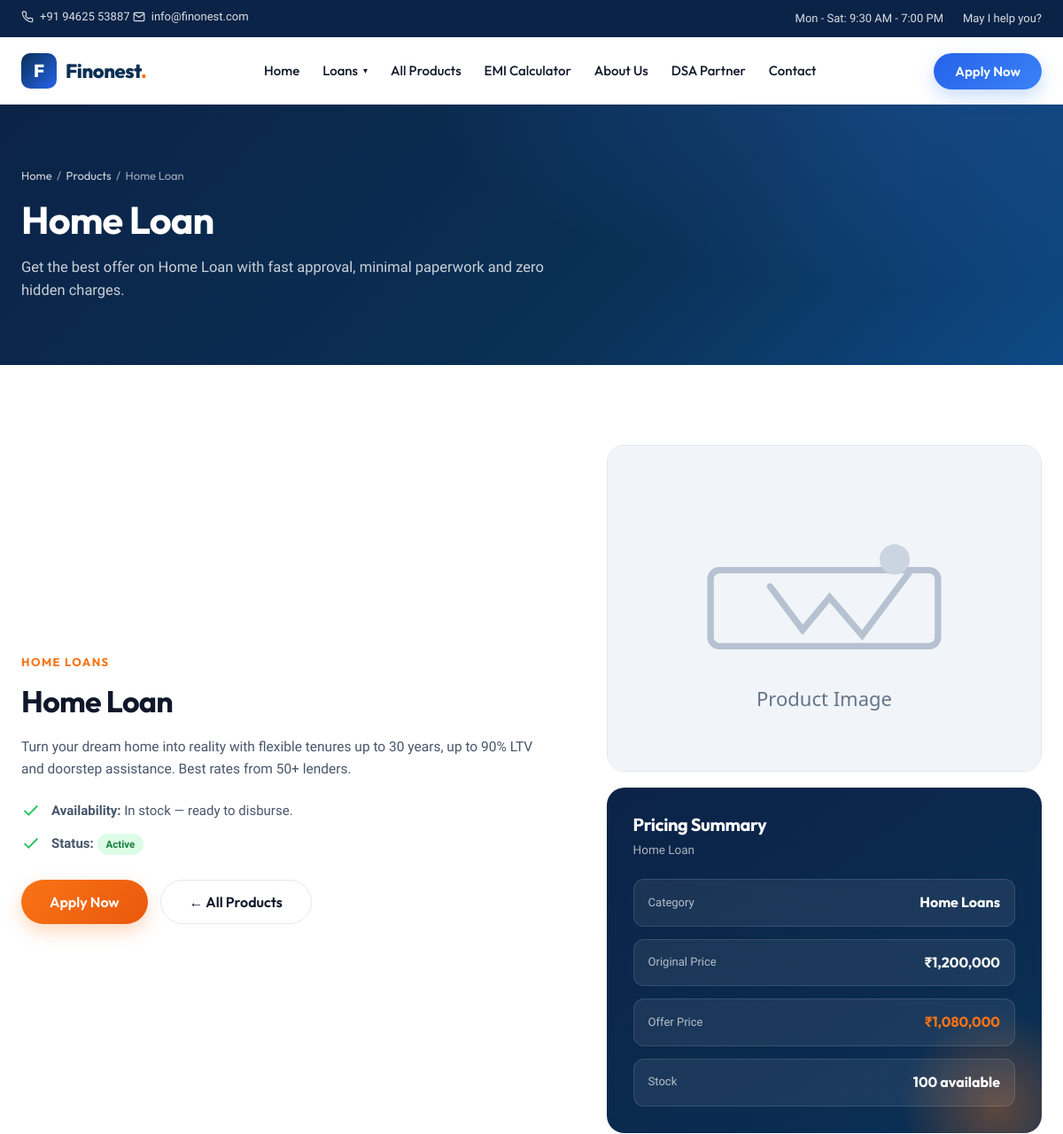
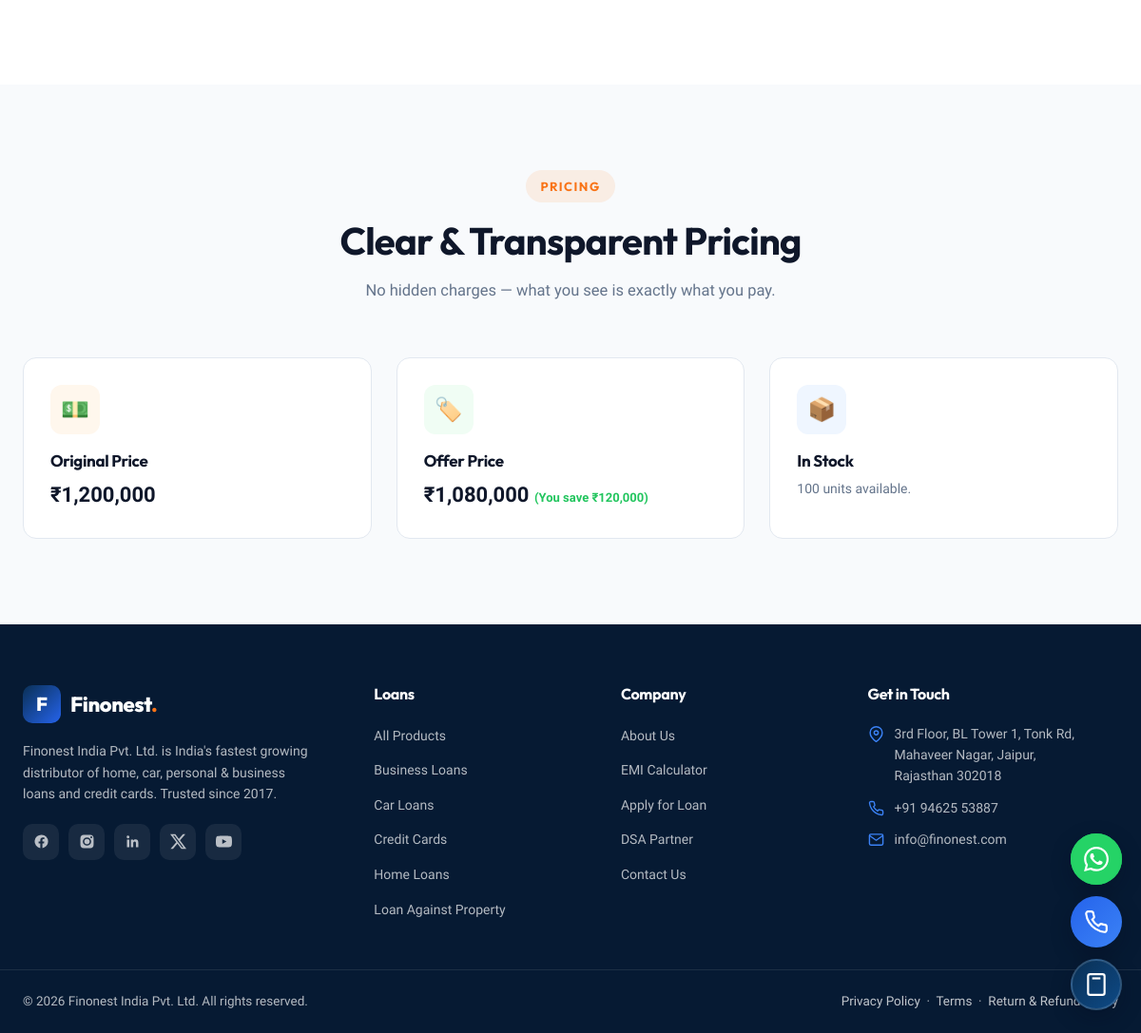
Screenshot of /product-details.php?id=1 with the database file from the repository (2 pictures, top to bottom).
### tables this page shows
CREATE TABLE IF NOT EXISTS products (
  id INT UNSIGNED NOT NULL AUTO_INCREMENT,
  product_name VARCHAR(200) NOT NULL,
  category_id INT UNSIGNED NOT NULL,
  description TEXT DEFAULT NULL,
  price DECIMAL(12,2) NOT NULL DEFAULT 0.00,
  discount_price DECIMAL(12,2) DEFAULT NULL,
  image VARCHAR(255) DEFAULT NULL,
  stock_quantity INT NOT NULL DEFAULT 0,
  status TINYINT(1) NOT NULL DEFAULT 1 COMMENT '1=Active, 0=Inactive',
  created_at TIMESTAMP DEFAULT CURRENT_TIMESTAMP,
  updated_at TIMESTAMP DEFAULT CURRENT_TIMESTAMP ON UPDATE CURRENT_TIMESTAMP,
  PRIMARY KEY (id),
  KEY idx_category_id (category_id),
  KEY idx_status (status),
  CONSTRAINT fk_products_category
    FOREIGN KEY (category_id) REFERENCES categories (id)
    ON DELETE RESTRICT ON UPDATE CASCADE
);

CREATE TABLE IF NOT EXISTS categories (
  id INT UNSIGNED NOT NULL AUTO_INCREMENT,
  category_name VARCHAR(150) NOT NULL,
  description TEXT DEFAULT NULL,
  status TINYINT(1) NOT NULL DEFAULT 1 COMMENT '1=Active, 0=Inactive',
  created_at TIMESTAMP DEFAULT CURRENT_TIMESTAMP,
  updated_at TIMESTAMP DEFAULT CURRENT_TIMESTAMP ON UPDATE CURRENT_TIMESTAMP,
  PRIMARY KEY (id),
  UNIQUE KEY uq_category_name (category_name),
  INDEX idx_status (status)
);

### includes/functions.php (called while the page is built, shortened)
<?php
function e(?string $value): string
{
    return htmlspecialchars((string) $value, ENT_QUOTES, 'UTF-8');
}
function inr($amount): string
{
    return '₹' . number_format((float) round((float) $amount), 0, '.', ',');
}
function default_product_image(): string
{
    return 'uploads/products/default-product.svg';
}
function product_image_url(?string $image): string
{
    return default_product_image();
}

### product-details.php (the view, shortened to what this page needs)
<?php
require_once __DIR__ . '/config/database.php';
require_once __DIR__ . '/includes/functions.php';
$id = (int) get('id');
$product = null;
if ($id > 0) {
    $stmt = $pdo->prepare(
        'SELECT p.*, c.category_name
         FROM products p
         LEFT JOIN categories c ON c.id = p.category_id
         WHERE p.id = ? AND p.status = 1
         LIMIT 1'
    );
    $stmt->execute([$id]);
    $product = $stmt->fetch();
}
    ?>
    <?php
$isDiscounted = !empty($product['discount_price']);
$inStock      = (int) $product['stock_quantity'] > 0;
$activePage = 'product-details.php';
require __DIR__ . '/includes/site_header.php';
?>
<section class="page-hero">
  <div class="container">
    <div class="crumbs"><a href="index.php">Home</a> &nbsp;/&nbsp; <a href="products.php">Products</a> &nbsp;/&nbsp; <?= e($product['product_name']) ?></div>
    <h1><?= e($product['product_name']) ?></h1>
    <p>Get the best offer on <?= e($product['product_name']) ?> with fast approval, minimal paperwork and zero hidden charges.</p>
  </div>
</section>
<section class="section">
  <div class="container two-col">
    <div class="col-text">
      <div class="ct-eyebrow"><?= e($product['category_name'] ?? 'Product') ?></div>
      <h2><?= e($product['product_name']) ?></h2>
      <p><?= nl2br(e($product['description'])) ?></p>
      <ul class="check-list green" style="margin-top:22px">
        <li>
          <svg viewBox="0 0 24 24" fill="none" stroke="currentColor" stroke-width="2"><polyline points="20 6 9 17 4 12"/></svg>
          <span><strong>Availability:</strong> <?= $inStock ? 'In stock — ready to disburse.' : 'Currently out of stock.' ?></span>
        </li>
        <li>
          <svg viewBox="0 0 24 24" fill="none" stroke="currentColor" stroke-width="2"><polyline points="20 6 9 17 4 12"/></svg>
          <span><strong>Status:</strong> <span class="badge <?= $inStock ? 'badge-green' : 'badge-grey' ?>"><?= $inStock ? 'Active' : 'Out of Stock' ?></span></span>
        </li>
      </ul>
      <div class="hero-cta" style="margin-top:28px">
        <a href="apply.php" class="btn btn-orange btn-lg">Apply Now</a>
        <a href="products.php" class="btn btn-ghost btn-lg">← All Products</a>
      </div>
    </div>
    <div class="col-visual">
      <img src="<?= e(product_image_url($product['image'])) ?>" alt="<?= e($product['product_name']) ?>"
           style="width:100%;border-radius:var(--radius-lg);border:1px solid var(--border)" />
      <div class="info-card" style="margin-top:18px">
        <h3>Pricing Summary</h3>
        <div class="ic-sub"><?= e($product['product_name']) ?></div>
        <div class="ic-rows">
          <div class="ic-row"><span class="l">Category</span><span class="r"><?= e($product['category_name'] ?? '—') ?></span></div>
          <div class="ic-row"><span class="l">Original Price</span><span class="r"><?= inr($product['price']) ?></span></div>
          <?php if ($isDiscounted): ?>
            <div class="ic-row"><span class="l">Offer Price</span><span class="r" style="color:var(--orange)"><?= inr($product['discount_price']) ?></span></div>
          <?php endif; ?>
          <div class="ic-row">
            <span class="l">Stock</span>
            <span class="r"><?= $inStock ? (int)$product['stock_quantity'] . ' available' : 'Out of Stock' ?></span>
          </div>
        </div>
      </div>
    </div>
  </div>
</section>
<section class="section section-alt">
  <div class="container">
    <div class="section-head">
      <span class="section-eyebrow">Pricing</span>
      <h2>Clear &amp; Transparent Pricing</h2>
      <p>No hidden charges — what you see is exactly what you pay.</p>
    </div>
    <div class="why-grid">
      <div class="why-item" style="grid-column:span 1">
        <div class="wi-icon bg-orange">💵</div>
        <h3>Original Price</h3>
        <p style="font-size:22px;font-weight:800;color:var(--ink)">
          <?= inr($product['price']) ?>
        </p>
      </div>
      <?php if ($isDiscounted): ?>
        <div class="why-item">
          <div class="wi-icon bg-green">🏷️</div>
          <h3>Offer Price</h3>
          <p style="font-size:22px;font-weight:800;color:var(--ink)">
            <?= inr($product['discount_price']) ?>
            <span style="font-size:13px;font-weight:600;color:var(--green)">(You save <?= inr((float)$product['price'] - (float)$product['discount_price']) ?>)</span>
          </p>
        </div>
      <?php endif; ?>
      <div class="why-item">
        <div class="wi-icon bg-blue">📦</div>
        <h3><?= $inStock ? 'In Stock' : 'Out of Stock' ?></h3>
        <p><?= $inStock ? (int)$product['stock_quantity'] . ' units available.' : 'Check back soon.' ?></p>
      </div>
    </div>
  </div>
</section>
<?php require __DIR__ . '/includes/site_footer.php'; ?>

### includes/site_header.php (shortened to what this page needs)
<?php
$activePage      = $activePage ?? basename($_SERVER['PHP_SELF']);
if (isset($pdo)) {
    $stmt = $pdo->query('SELECT * FROM categories WHERE status = 1 ORDER BY category_name');
    $navCategories = $stmt->fetchAll();
}
?>
<!DOCTYPE html>
<html lang="en">
<head>
  <link rel="stylesheet" href="css/styles.css" />
</head>
<body>
<div class="topbar">
  <div class="container">
    <div class="tb-left">
      <span class="tb-item">
        +91 94625 53887
      </span>
      <span class="tb-item">
        <svg viewBox="0 0 24 24" fill="none" stroke="currentColor" stroke-width="2"><path d="M4 4h16c1.1 0 2 .9 2 2v12c0 1.1-.9 2-2 2H4c-1.1 0-2-.9-2-2V6c0-1.1.9-2 2-2z"/><polyline points="22,6 12,13 2,6"/></svg>
        info@finonest.com
      </span>
    </div>
    <div class="tb-right">
      <span class="tb-item">Mon - Sat: 9:30 AM - 7:00 PM</span>
      <span class="tb-item">May I help you?</span>
    </div>
  </div>
</div>
<nav class="navbar">
  <div class="container nav-inner">
    <a href="index.php" class="logo">
      <span class="logo-mark">F</span>
      <span class="logo-text">Finonest<span>.</span></span>
    </a>
    <ul class="nav-links">
      <li><a href="index.php" class="<?= $activePage === 'index.php' ? 'active' : '' ?>">Home</a></li>
      <li class="dropdown">
        <a href="products.php" class="nav-link">Loans <span class="dropdown-arrow">&#9662;</span></a>
      </li>
      <li><a href="products.php" class="<?= $activePage === 'products.php' ? 'active' : '' ?>">All Products</a></li>
      <li><a href="emi-calculator.html" class="<?= $activePage === 'emi-calculator.html' ? 'active' : '' ?>">EMI Calculator</a></li>
      <li><a href="about.html" class="<?= $activePage === 'about.html' ? 'active' : '' ?>">About Us</a></li>
      <li><a href="dsa-partner.html">DSA Partner</a></li>
      <li><a href="contact.html">Contact</a></li>
    </ul>
    <div class="nav-cta">
      <a href="apply.php" class="btn btn-primary">Apply Now</a>
    </div>
  </div>
</nav>

### includes/site_footer.php (shortened to what this page needs)
<footer class="footer">
  <div class="footer-top">
    <div class="container footer-grid">
      <div class="footer-brand">
        <a href="index.php" class="logo">
          <span class="logo-mark">F</span>
          <span class="logo-text" style="color:#fff">Finonest<span style="color:var(--orange)">.</span></span>
        </a>
        <p>Finonest India Pvt. Ltd. is India's fastest growing distributor of home, car, personal &amp; business loans and credit cards. Trusted since 2017.</p>
        <div class="socials">
          <a href="#" aria-label="Facebook"><svg viewBox="0 0 24 24" fill="currentColor"><path d="M22 12a10 10 0 1 0-11.56 9.88v-6.99H7.9V12h2.54V9.8c0-2.5 1.49-3.89 3.77-3.89 1.09 0 2.23.2 2.23.2v2.46h-1.26c-1.24 0-1.63.77-1.63 1.56V12h2.78l-.44 2.89h-2.34v6.99A10 10 0 0 0 22 12z"/></svg></a>
          <a href="#" aria-label="Instagram"></a>
          <a href="#" aria-label="LinkedIn"><svg viewBox="0 0 24 24" fill="currentColor"><path d="M20.45 20.45h-3.56v-5.57c0-1.33-.02-3.04-1.85-3.04-1.85 0-2.14 1.45-2.14 2.94v5.67H9.34V9h3.42v1.56h.05c.48-.9 1.64-1.85 3.37-1.85 3.6 0 4.27 2.37 4.27 5.46v6.28zM5.34 7.43a2.07 2.07 0 1 1 0-4.13 2.07 2.07 0 0 1 0 4.13zM7.12 20.45H3.56V9h3.56v11.45z"/></svg></a>
          <a href="#" aria-label="X"><svg viewBox="0 0 24 24" fill="currentColor"><path d="M18.9 1.15h3.68l-8.04 9.19L24 22.85h-7.41l-5.8-7.58-6.64 7.58H.47l8.6-9.83L0 1.15h7.6l5.24 6.93L18.9 1.15zm-1.29 19.5h2.04L6.49 3.24H4.3l13.31 17.41z"/></svg></a>
          <a href="#" aria-label="YouTube"></a>
        </div>
      </div>
      <div>
        <h4>Loans</h4>
        <ul>
          <li><a href="products.php">All Products</a></li>
          <?php if (!empty($navCategories)): ?>
            <?php foreach (array_slice($navCategories, 0, 5) as $cat): ?>
              <li><a href="products.php?category=<?= (int)$cat['id'] ?>"><?= e($cat['category_name']) ?></a></li>
            <?php endforeach; ?>
          <?php else: ?>
            <li><a href="products.php">Explore All Loans</a></li>
          <?php endif; ?>
        </ul>
      </div>
      <div>
        <h4>Company</h4>
        <ul>
          <li><a href="about.html">About Us</a></li>
          <li><a href="emi-calculator.html">EMI Calculator</a></li>
          <li><a href="apply.php">Apply for Loan</a></li>
          <li><a href="dsa-partner.html">DSA Partner</a></li>
          <li><a href="contact.html">Contact Us</a></li>
        </ul>
      </div>
      <div>
        <h4>Get in Touch</h4>
        <ul class="footer-contact">
          <li>
            <svg viewBox="0 0 24 24" fill="none" stroke="currentColor" stroke-width="2"><path d="M21 10c0 7-9 13-9 13s-9-6-9-13a9 9 0 0 1 18 0z"/><circle cx="12" cy="10" r="3"/></svg>
            <span>3rd Floor, BL Tower 1, Tonk Rd,<br>Mahaveer Nagar, Jaipur,<br>Rajasthan 302018</span>
          </li>
          <li>
            <span>+91 94625 53887</span>
          </li>
          <li>
            <svg viewBox="0 0 24 24" fill="none" stroke="currentColor" stroke-width="2"><path d="M4 4h16c1.1 0 2 .9 2 2v12c0 1.1-.9 2-2 2H4c-1.1 0-2-.9-2-2V6c0-1.1.9-2 2-2z"/><polyline points="22,6 12,13 2,6"/></svg>
            <span>info@finonest.com</span>
          </li>
        </ul>
      </div>
    </div>
  </div>
  <div class="footer-bottom">
    <div class="container">
      <span>&copy; <span id="year"></span> Finonest India Pvt. Ltd. All rights reserved.</span>
      <span><a href="#">Privacy Policy</a> &nbsp;·&nbsp; <a href="#">Terms</a> &nbsp;·&nbsp; <a href="#">Return &amp; Refund Policy</a></span>
    </div>
  </div>
</footer>
<div class="fab-stack">
  <a href="https://wa.me/919462553887" target="_blank" rel="noopener" class="fab fab-wa" aria-label="Chat on WhatsApp">
    <span class="fab-pulse"></span>
  </a>
  <a href="tel:+919462553887" class="fab fab-call" aria-label="Call us now">
  </a>
  <a href="emi-calculator.html" id="fabEmi" class="fab fab-emi" aria-label="Open EMI Calculator">
  </a>
</div>
</body>
</html>

### rows the page displays
products: product_name "Home Loan", category.category_name "HOME LOANS", description "Turn your dream home into reality with flexible tenures up to 30 years, up to 90% LTV and doorstep assistance. Best rates from 50+ lenders.", category.category_name "Home Loans", price "₹1,200,000", discount_price "₹1,080,000", stock_quantity "100", inr((float)$product['price'] - (float)$product['discount_price']) "₹120,000"
categories: category_name "Business Loans"
categories: category_name "Car Loans"
categories: category_name "Credit Cards"
categories: category_name "Home Loans"
categories: category_name "Loan Against Property"
